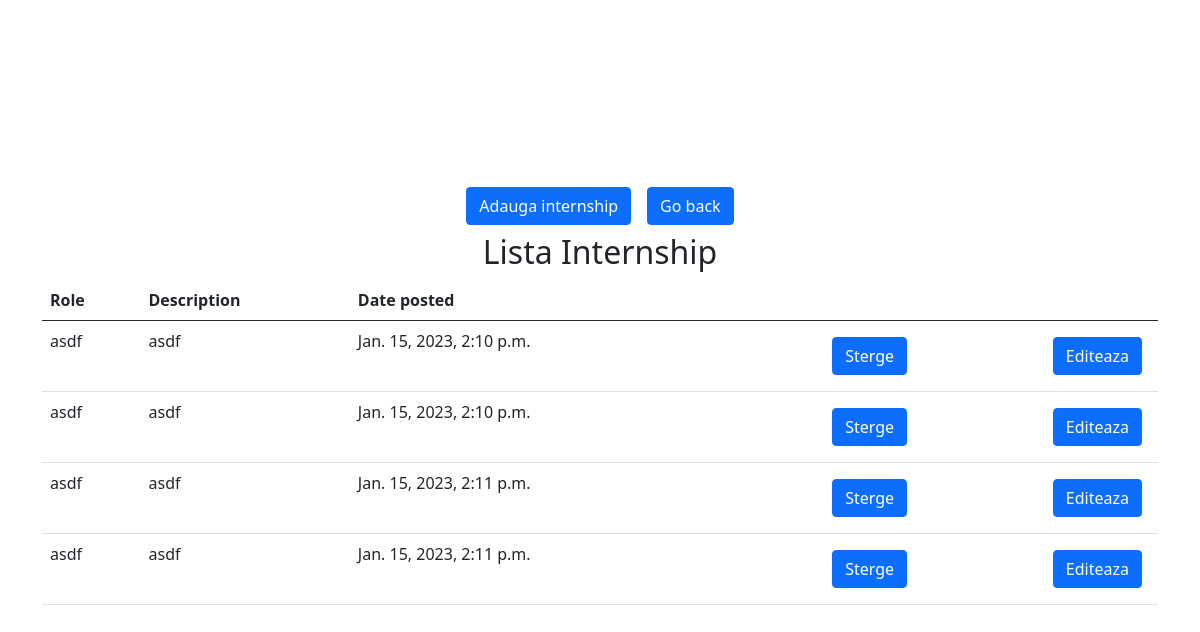
The app's page /companies/manage/6 (signed in), older data.
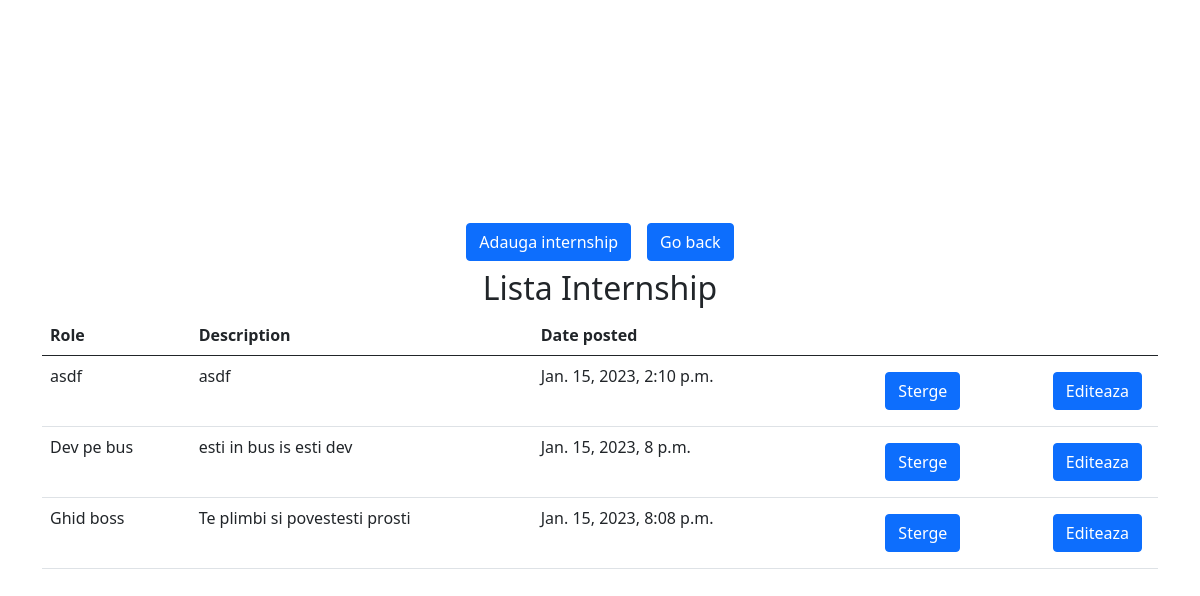
The same page, newer data.
### users/models.py (models this page shows, shortened)
class Internship(models.Model):
    active = models.BooleanField(default=False)
    role_name = models.CharField(max_length=50)
    description = models.CharField(max_length=250)
    date_posted = models.DateTimeField(default=now)
    date_expiration = models.DateTimeField()
    letter_of_intent_needed = models.BooleanField(default=False)
    flexible_hours = models.BooleanField(default=False)
    remote_possibility = models.BooleanField(default=False)
    duration = models.CharField(max_length=50)
    salary = models.IntegerField()
    paid = models.BooleanField(default=True)
    domain = models.IntegerField(choices=DomainTypes.choices(), default=DomainTypes.IT)
    type = models.CharField(max_length=50, choices=WorkTypes.choices(), default=WorkTypes.FULL_TIME)
    company = models.ForeignKey(Company, on_delete=models.CASCADE)
    location = models.ForeignKey(Location, on_delete=models.CASCADE)

### users/views.py (the view)
# urls.py: path('companies/manage/<int:company_id>', views.company_manage_internships, name="manage-company"),
def company_manage_internships(request, company_id, *args, **kwargs):
    try:
        company = Company.objects.get(id=company_id)
    except:
        raise Http404
    company_internship_list = Internship.objects.all().filter(company=company)
    context = {
        'company_internship_list': company_internship_list,
        'company': company
    }
    return render(request, "pages/company/internship_dashboard.html", context, status=200)

### templates/pages/company/internship_dashboard.html (shortened to what this page needs)
{% extends 'base.html' %}
{% block stylesheet %}
    {% load static %}
    <link rel="stylesheet" type="text/css" href="{% static 'users/home/home.css' %}">
{% endblock stylesheet %}
{% block content %}
    {% load widget_tweaks %}
    {% if user.is_authenticated and user.is_company %}
        {% if user == company.user %}
            <div class="container d-flex justify-content-center align-items-center flex-column">
                <div class="d-flex">
                    <button type="button" class="btn btn-primary m-2" style="float: right">
                        <a href="{% url 'add-internship' user.company.id %}" class="link">Adauga internship</a>
                    </button>
                    <button type="button" class="btn btn-primary m-2" style="float: right">
                        <a href="{% url 'home' %}" class="link">Go back</a>
                    </button>
                </div>
                <h2 class="title-center">Lista Internship</h2>
                <table class="table">
                    <thead>
                    <tr>
                        <th scope="col">Role</th>
                        <th scope="col">Description</th>
                        <th scope="col">Date posted</th>
                        <th/>
                        <th/>
                    </tr>
                    </thead>
                    <tbody>
                    {% for internship in company_internship_list %}
                        <tr>
                            <td>{{ internship.role_name }}</td>
                            <td>{{ internship.description }}</td>
                            <td>{{ internship.date_posted }}</td>
                            <td>
                                <button type="button" class="btn btn-primary m-2" style="float: right">
                                    <a href="{% url 'delete-internship' user.company.id internship.id %}" class="link">Sterge</a>
                                </button>
                            </td>
                            <td>
                                <button type="button" class="btn btn-primary m-2" style="float: right">
                                    <a href="{% url 'update-internship' user.company.id internship.id %}" class="link">Editeaza</a>
                                </button>
                            </td>
                        </tr>
                    {% endfor %}
                    </tbody>
                </table>
            </div>
        {% else %}
            <p>Nu ai acces la aceasta pagina.</p>
        {% endif %}
    {% else %}
        <p>Trebuie sa fii conectact ca si companie pentru a accesa aceasta pagina.</p>
    {% endif %}
{% endblock content %}

Row changes from the older to the newer data that the page shows:
removed Internship: role_name "asdf", description "asdf", date_posted "Jan. 15, 2023, 2:10 p.m."
removed Internship: role_name "asdf", description "asdf", date_posted "Jan. 15, 2023, 2:11 p.m."
removed Internship: role_name "asdf", description "asdf", date_posted "Jan. 15, 2023, 2:11 p.m."
added Internship: role_name "Dev pe bus", description "esti in bus is esti dev", date_posted "Jan. 15, 2023, 8 p.m."
added Internship: role_name "Ghid boss", description "Te plimbi si povestesti prosti", date_posted "Jan. 15, 2023, 8:08 p.m."
